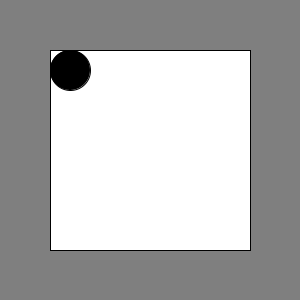
Frame 1 (no input)
Frame 60 (the mouse pressed at the canvas centre just before this capture): identical to frame 1, image omitted
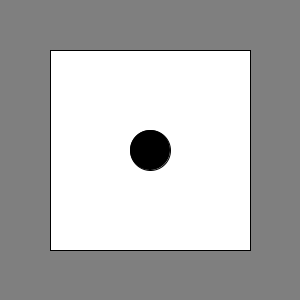
Frame 120 (the mouse held since frame 60 and released just before this capture)

The Processing sketch that drew these frames (run headless with seeded random() and noise(); from frame 60 on, the mouse is pressed at the canvas centre):

// Processing sketch: sketch_200327i
// ── sketch_200327i.pde
void setup()
{
  size(300, 300);
  background(127);
  smooth();
}

void draw()
{
  fill(255);
  rect(50, 50, 200, 200);
  
  fill(0);
  ellipse(constrain(mouseX, 70, 230), constrain(mouseY, 70, 230), 40, 40);
}
